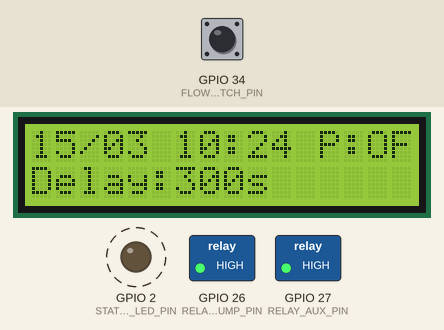
This sketch was run on a simulated ESP32. Parts: 16×2 character LCD, switched loads named in the sketch (green lamp = pin HIGH), output pins drawn as LEDs (lit = HIGH). Dashed ring = blinking. The test bench sets the inputs (shaded band); at power-on: GPIO 34 (FLOW_SWITCH_PIN) LOW. WiFi joins after 1.5 s; servers stay silent unless stated; the local clock reads 2024-03-15 10:24:30 at power-on unless the sketch sets it; EEPROM starts erased.

Above: at 2.37 s.
2.8 s: GPIO 34 (FLOW_SWITCH_PIN) pulled HIGH for 1 s
At 3.81 s:
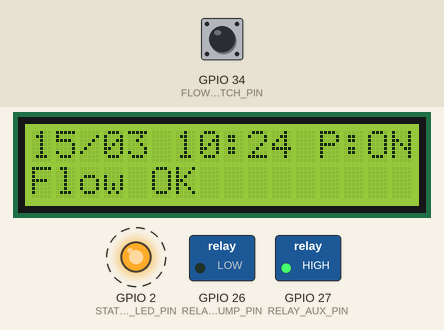
At 5.88 s:
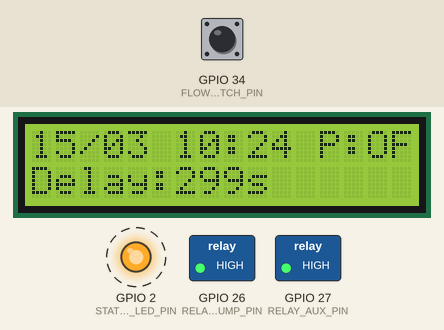
Timing chart, 0 to 10.4 s (numbered marks = the images above; inputs shaded):
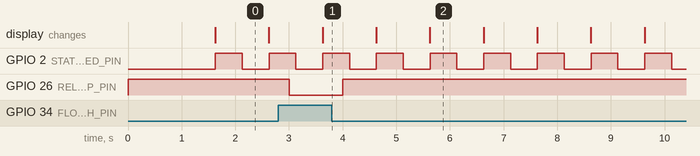

The sketch:

ESP32_WaterCheck_v1.ino
```cpp
#include <Arduino.h>
#include <WiFi.h>
#include <WiFiManager.h>
#include <esp_task_wdt.h>

#include "config.h"
#include "pinmap.h"
#include "global.h"
#include "Storage.h"
#include "Relay.h"
#include "FlowSwitch.h"
#include "LCDDisplay.h"
#include "TimeSync.h"
#include "MQTTClient.h"
#include "Dashboard.h"

AppSettings settings;
AppState state;

static uint32_t noFlowStartMs = 0;
static uint32_t lastBlinkMs = 0;
static uint32_t lastWifiOkMs = 0;

static void updateNetworkState() {
  if (WiFi.status() == WL_CONNECTED) {
    state.ip = WiFi.localIP().toString();
    state.rssi = WiFi.RSSI();
    lastWifiOkMs = millis();
  } else {
    state.ip = "0.0.0.0";
    state.rssi = 0;
    if (lastWifiOkMs > 0 && millis() - lastWifiOkMs > WIFI_RESTART_AFTER_MS) ESP.restart();
  }
}

static void updateControlLogic() {
  flowUpdate();

  if (state.flowOn) {
    state.counting = false;
    state.remainSec = 0;
    noFlowStartMs = 0;
    if (!state.pumpOn) setPump(true);
    return;
  }

  if (noFlowStartMs == 0) {
    noFlowStartMs = millis();
    state.counting = true;
    state.totalDelaySec = settings.delaySec;
    state.lastEvent = "Start delay countdown";
    setPump(false);
  }

  uint32_t elapsedSec = (millis() - noFlowStartMs) / 1000UL;
  if (elapsedSec >= settings.delaySec) {
    state.remainSec = 0;
    state.counting = false;
    state.lastEvent = "Delay complete: Pump ON";
    setPump(true);
    noFlowStartMs = millis();
    state.counting = true;
  } else {
    state.remainSec = settings.delaySec - elapsedSec;
  }
}

static void blinkStatus() {
  if (millis() - lastBlinkMs >= 500) {
    lastBlinkMs = millis();
    digitalWrite(STATUS_LED_PIN, !digitalRead(STATUS_LED_PIN));
  }
}

void setup() {
  Serial.begin(115200);
  pinMode(STATUS_LED_PIN, OUTPUT);
  digitalWrite(STATUS_LED_PIN, LOW);

  storageBegin();
  loadSettings();

  relayBegin();
  flowBegin();
  lcdBegin();

  WiFiManager wm;
  wm.setConfigPortalTimeout(180);
  bool ok = wm.autoConnect("WaterCheck_Setup");
  if (!ok) ESP.restart();
  lastWifiOkMs = millis();

  timeBegin();
  mqttBegin();
  dashboardBegin();

  state.lastEvent = "System started";
  setPump(true);
}

void loop() {
  updateNetworkState();
  timeUpdate();
  updateControlLogic();
  lcdUpdate();
  mqttLoop();
  dashboardLoop();
  blinkStatus();
  delay(2);
}
```

Dashboard.cpp
```cpp
#include <Arduino.h>
#include <WebServer.h>
#include <ArduinoJson.h>
#include "global.h"
#include "config.h"
#include "Storage.h"
#include "Relay.h"
#include "MQTTClient.h"
#include "Dashboard.h"

static WebServer server(80);
static bool isAuth() { return server.authenticate(settings.adminUser.c_str(), settings.adminPass.c_str()); }
static void requireAuth() { server.requestAuthentication(BASIC_AUTH, "ESP32 WaterCheck", "Login required"); }

static const char INDEX_HTML[] PROGMEM = R"rawliteral(
<!doctype html><html lang="th"><head><meta charset="utf-8"><meta name="viewport" content="width=device-width,initial-scale=1"><title>ระบบเช็คน้ำขาด</title><style>
body{font-family:Arial,'Noto Sans Thai',sans-serif;margin:0;background:#eef3f8;color:#14213d}.wrap{max-width:980px;margin:auto;padding:18px}.card{background:white;border-radius:16px;padding:18px;margin:12px 0;box-shadow:0 4px 18px #0001}.grid{display:grid;grid-template-columns:repeat(auto-fit,minmax(160px,1fr));gap:12px}.box{background:#f7fafc;border-radius:12px;padding:14px}.v{font-size:24px;font-weight:700}.ok{color:#16883f}.bad{color:#b00020}input,button{font-size:16px;padding:10px;border-radius:8px;border:1px solid #ccd}button{cursor:pointer;background:#1565c0;color:white;border:0}.row{display:flex;gap:8px;flex-wrap:wrap}label{display:block;margin-top:10px;font-weight:700}small{color:#555}</style></head><body><div class="wrap"><h1>ระบบเช็คน้ำขาด by ช่างหนึ่ง</h1><div class="card"><div class="grid"><div class="box">เวลา<div id="time" class="v">--</div></div><div class="box">Flow<div id="flow" class="v">--</div></div><div class="box">Pump<div id="pump" class="v">--</div></div><div class="box">Countdown<div id="remain" class="v">--</div></div><div class="box">MQTT<div id="mqtt" class="v">--</div></div><div class="box">WiFi<div id="wifi" class="v">--</div></div></div></div><div class="card"><h2>Config</h2><small>เมนูนี้มี Basic Auth: ค่าเริ่มต้น admin / 123456</small><label>Delay หลัง Flow หยุด (วินาที)</label><div class="row"><input id="delay" type="number" min="1" max="86400"><button onclick="saveDelay()">บันทึก Delay</button></div><h3>MQTT</h3><label>Server</label><input id="ms" placeholder="192.168.1.10"><label>Port</label><input id="mp" type="number" value="1883"><label>User</label><input id="mu"><label>Password</label><input id="mw" type="password"><label>Base Topic</label><input id="mt" value="watercheck"><br><br><button onclick="saveMqtt()">บันทึก MQTT</button><button onclick="cmd('PUMP_ON')">Pump ON</button><button onclick="cmd('PUMP_OFF')">Pump OFF</button><button onclick="restart()">Restart</button></div></div><script>
async function j(u,o){let r=await fetch(u,o);if(!r.ok)throw new Error(r.status);return await r.json()}async function update(){try{let s=await j('/api/status');time.textContent=s.date+' '+s.time;flow.textContent=s.flow?'ON':'OFF';flow.className='v '+(s.flow?'ok':'bad');pump.textContent=s.pump?'ON':'OFF';pump.className='v '+(s.pump?'ok':'bad');remain.textContent=s.counting?s.remain+' s':'Ready';mqtt.textContent=s.mqtt?'Online':'Offline';wifi.textContent=s.rssi+' dBm';delay.value=s.delay;ms.value=s.mqttServer;mp.value=s.mqttPort;mu.value=s.mqttUser;mt.value=s.mqttTopic;}catch(e){console.log(e)}}async function saveDelay(){await j('/api/config/delay',{method:'POST',headers:{'Content-Type':'application/json'},body:JSON.stringify({delay:Number(delay.value)})});update()}async function saveMqtt(){await j('/api/config/mqtt',{method:'POST',headers:{'Content-Type':'application/json'},body:JSON.stringify({server:ms.value,port:Number(mp.value),user:mu.value,pass:mw.value,topic:mt.value})});update()}async function cmd(c){await j('/api/cmd',{method:'POST',headers:{'Content-Type':'application/json'},body:JSON.stringify({cmd:c})});update()}async function restart(){await fetch('/api/restart',{method:'POST'})}setInterval(update,1000);update();
</script></body></html>
)rawliteral";

static void sendStatus() {
  StaticJsonDocument<512> doc;
  doc["flow"] = state.flowOn; doc["pump"] = state.pumpOn; doc["aux"] = state.auxOn;
  doc["counting"] = state.counting; doc["remain"] = state.remainSec; doc["delay"] = settings.delaySec;
  doc["time"] = state.timeText; doc["date"] = state.dateText; doc["ip"] = state.ip; doc["rssi"] = state.rssi;
  doc["mqtt"] = state.mqttConnected; doc["mqttServer"] = settings.mqttServer; doc["mqttPort"] = settings.mqttPort;
  doc["mqttUser"] = settings.mqttUser; doc["mqttTopic"] = settings.mqttBaseTopic; doc["lastEvent"] = state.lastEvent;
  String out; serializeJson(doc, out); server.send(200, "application/json", out);
}

static bool parseJson(StaticJsonDocument<512>& doc) {
  if (!server.hasArg("plain")) return false;
  return deserializeJson(doc, server.arg("plain")) == DeserializationError::Ok;
}

void dashboardBegin() {
  server.on("/", HTTP_GET, [](){ server.send_P(200, "text/html; charset=utf-8", INDEX_HTML); });
  server.on("/api/status", HTTP_GET, sendStatus);
  server.on("/api/config/delay", HTTP_POST, [](){ if(!isAuth()){requireAuth();return;} StaticJsonDocument<512> doc; if(!parseJson(doc)){server.send(400,"application/json","{\"ok\":false}");return;} saveDelay(doc["delay"] | DEFAULT_DELAY_SEC); server.send(200,"application/json","{\"ok\":true}"); });
  server.on("/api/config/mqtt", HTTP_POST, [](){ if(!isAuth()){requireAuth();return;} StaticJsonDocument<512> doc; if(!parseJson(doc)){server.send(400,"application/json","{\"ok\":false}");return;} saveMqtt(doc["server"] | "", doc["port"] | MQTT_DEFAULT_PORT, doc["user"] | "", doc["pass"] | "", doc["topic"] | MQTT_BASE_TOPIC_DEFAULT); mqttBegin(); server.send(200,"application/json","{\"ok\":true}"); });
  server.on("/api/cmd", HTTP_POST, [](){ if(!isAuth()){requireAuth();return;} StaticJsonDocument<512> doc; if(!parseJson(doc)){server.send(400,"application/json","{\"ok\":false}");return;} String cmd=doc["cmd"]|""; if(cmd=="PUMP_ON")setPump(true); else if(cmd=="PUMP_OFF")setPump(false); else if(cmd=="AUX_ON")setAux(true); else if(cmd=="AUX_OFF")setAux(false); server.send(200,"application/json","{\"ok\":true}"); });
  server.on("/api/restart", HTTP_POST, [](){ if(!isAuth()){requireAuth();return;} server.send(200,"application/json","{\"ok\":true}"); delay(300); ESP.restart(); });
  server.begin();
}

void dashboardLoop() { server.handleClient(); }
```

Dashboard.h
```cpp
#ifndef DASHBOARD_H
#define DASHBOARD_H
void dashboardBegin();
void dashboardLoop();
#endif
```

FlowSwitch.cpp
```cpp
#include <Arduino.h>
#include "pinmap.h"
#include "config.h"
#include "global.h"
#include "FlowSwitch.h"

static bool lastRaw = false;
static bool stable = false;
static uint32_t lastChange = 0;

void flowBegin() {
  pinMode(FLOW_SWITCH_PIN, INPUT);
  lastRaw = digitalRead(FLOW_SWITCH_PIN) == HIGH;
  stable = lastRaw;
  state.flowOn = stable;
}

bool flowUpdate() {
  bool raw = digitalRead(FLOW_SWITCH_PIN) == HIGH;
  uint32_t now = millis();
  if (raw != lastRaw) {
    lastRaw = raw;
    lastChange = now;
  }
  if ((now - lastChange) >= FLOW_DEBOUNCE_MS && stable != raw) {
    stable = raw;
    state.flowOn = stable;
    state.lastEvent = stable ? "Flow ON" : "Flow OFF";
    return true;
  }
  return false;
}
```

FlowSwitch.h
```cpp
#ifndef FLOWSWITCH_H
#define FLOWSWITCH_H
void flowBegin();
bool flowUpdate();
#endif
```

MQTTClient.cpp
```cpp
#include <Arduino.h>
#include <WiFi.h>
#include <PubSubClient.h>
#include <ArduinoJson.h>
#include "global.h"
#include "config.h"
#include "Relay.h"
#include "Storage.h"
#include "MQTTClient.h"

static WiFiClient espClient;
static PubSubClient mqtt(espClient);
static uint32_t lastReconnect = 0;
static uint32_t lastPublish = 0;

static String topic(const String& suffix) { return settings.mqttBaseTopic + "/" + suffix; }

static void callback(char* topicIn, byte* payload, unsigned int length) {
  String msg;
  for (unsigned int i=0; i<length; i++) msg += (char)payload[i];
  msg.trim();
  if (msg == "PUMP_ON") setPump(true);
  else if (msg == "PUMP_OFF") setPump(false);
  else if (msg == "AUX_ON") setAux(true);
  else if (msg == "AUX_OFF") setAux(false);
  else if (msg.startsWith("DELAY:")) saveDelay(msg.substring(6).toInt());
  else if (msg == "RESTART") ESP.restart();
}

void mqttBegin() {
  if (!settings.mqttServer.length()) return;
  mqtt.setServer(settings.mqttServer.c_str(), settings.mqttPort);
  mqtt.setCallback(callback);
}

static void reconnect() {
  if (!settings.mqttServer.length() || WiFi.status() != WL_CONNECTED) return;
  if (mqtt.connected()) return;
  if (millis() - lastReconnect < MQTT_RECONNECT_MS) return;
  lastReconnect = millis();
  String clientId = String(MQTT_CLIENT_PREFIX) + String((uint32_t)ESP.getEfuseMac(), HEX);
  bool ok = settings.mqttUser.length() ? mqtt.connect(clientId.c_str(), settings.mqttUser.c_str(), settings.mqttPass.c_str(), topic("status").c_str(), 0, true, "offline") : mqtt.connect(clientId.c_str(), topic("status").c_str(), 0, true, "offline");
  if (ok) {
    mqtt.publish(topic("status").c_str(), "online", true);
    mqtt.subscribe(topic("cmd").c_str());
  }
}

void mqttPublishNow() {
  if (!mqtt.connected()) return;
  StaticJsonDocument<256> doc;
  doc["flow"] = state.flowOn;
  doc["pump"] = state.pumpOn;
  doc["aux"] = state.auxOn;
  doc["counting"] = state.counting;
  doc["remain"] = state.remainSec;
  doc["time"] = state.dateText + " " + state.timeText;
  doc["ip"] = state.ip;
  doc["rssi"] = state.rssi;
  char buf[256];
  serializeJson(doc, buf);
  mqtt.publish(topic("telemetry").c_str(), buf, true);
}

void mqttLoop() {
  reconnect();
  state.mqttConnected = mqtt.connected();
  if (mqtt.connected()) mqtt.loop();
  if (millis() - lastPublish >= MQTT_PUBLISH_MS) {
    lastPublish = millis();
    mqttPublishNow();
  }
}
```

MQTTClient.h
```cpp
#ifndef MQTTCLIENT_H
#define MQTTCLIENT_H
void mqttBegin();
void mqttLoop();
void mqttPublishNow();
#endif
```

Relay.cpp
```cpp
#include <Arduino.h>
#include "pinmap.h"
#include "config.h"
#include "global.h"
#include "Relay.h"

static void writeRelay(uint8_t pin, bool on) {
#if RELAY_ACTIVE_LOW
  digitalWrite(pin, on ? LOW : HIGH);
#else
  digitalWrite(pin, on ? HIGH : LOW);
#endif
}

void relayBegin() {
  pinMode(RELAY_PUMP_PIN, OUTPUT);
  pinMode(RELAY_AUX_PIN, OUTPUT);
  setPump(false);
  setAux(false);
}

void setPump(bool on) {
  state.pumpOn = on;
  writeRelay(RELAY_PUMP_PIN, on);
}

void setAux(bool on) {
  state.auxOn = on;
  writeRelay(RELAY_AUX_PIN, on);
}
```

Relay.h
```cpp
#ifndef RELAY_H
#define RELAY_H
void relayBegin();
void setPump(bool on);
void setAux(bool on);
#endif
```

Storage.cpp
```cpp
#include "Storage.h"
#include "config.h"
#include <Preferences.h>

static Preferences prefs;

void storageBegin() { prefs.begin("watercheck", false); }

void loadSettings() {
  settings.delaySec = prefs.getUInt("delay", DEFAULT_DELAY_SEC);
  if (settings.delaySec < MIN_DELAY_SEC || settings.delaySec > MAX_DELAY_SEC) settings.delaySec = DEFAULT_DELAY_SEC;
  settings.mqttServer = prefs.getString("mqttSrv", "");
  settings.mqttPort = prefs.getUShort("mqttPort", MQTT_DEFAULT_PORT);
  settings.mqttUser = prefs.getString("mqttUser", "");
  settings.mqttPass = prefs.getString("mqttPass", "");
  settings.mqttBaseTopic = prefs.getString("mqttTopic", MQTT_BASE_TOPIC_DEFAULT);
  settings.adminUser = prefs.getString("admUser", ADMIN_USER_DEFAULT);
  settings.adminPass = prefs.getString("admPass", ADMIN_PASS_DEFAULT);
}

void saveDelay(uint32_t delaySec) {
  if (delaySec < MIN_DELAY_SEC) delaySec = MIN_DELAY_SEC;
  if (delaySec > MAX_DELAY_SEC) delaySec = MAX_DELAY_SEC;
  settings.delaySec = delaySec;
  prefs.putUInt("delay", delaySec);
}

void saveMqtt(const String& server, uint16_t port, const String& user, const String& pass, const String& topic) {
  settings.mqttServer = server;
  settings.mqttPort = port == 0 ? MQTT_DEFAULT_PORT : port;
  settings.mqttUser = user;
  settings.mqttPass = pass;
  settings.mqttBaseTopic = topic.length() ? topic : MQTT_BASE_TOPIC_DEFAULT;
  prefs.putString("mqttSrv", settings.mqttServer);
  prefs.putUShort("mqttPort", settings.mqttPort);
  prefs.putString("mqttUser", settings.mqttUser);
  prefs.putString("mqttPass", settings.mqttPass);
  prefs.putString("mqttTopic", settings.mqttBaseTopic);
}

void saveAdmin(const String& user, const String& pass) {
  settings.adminUser = user.length() ? user : ADMIN_USER_DEFAULT;
  settings.adminPass = pass.length() ? pass : ADMIN_PASS_DEFAULT;
  prefs.putString("admUser", settings.adminUser);
  prefs.putString("admPass", settings.adminPass);
}

void factoryResetSettings() {
  prefs.clear();
  loadSettings();
}
```

Storage.h
```cpp
#ifndef STORAGE_H
#define STORAGE_H
#include <Arduino.h>
#include "global.h"

void storageBegin();
void loadSettings();
void saveDelay(uint32_t delaySec);
void saveMqtt(const String& server, uint16_t port, const String& user, const String& pass, const String& topic);
void saveAdmin(const String& user, const String& pass);
void factoryResetSettings();

#endif
```

TimeSync.cpp
```cpp
#include <Arduino.h>
#include <time.h>
#include "config.h"
#include "global.h"
#include "TimeSync.h"

void timeBegin() {
  configTime(GMT_OFFSET_SEC, DAYLIGHT_OFFSET_SEC, NTP_SERVER_PRIMARY, NTP_SERVER_FALLBACK);
}

void timeUpdate() {
  static uint32_t last = 0;
  if (millis() - last < 1000) return;
  last = millis();

  struct tm timeinfo;
  if (getLocalTime(&timeinfo, 20)) {
    char tbuf[9];
    char dbuf[11];
    strftime(tbuf, sizeof(tbuf), "%H:%M:%S", &timeinfo);
    strftime(dbuf, sizeof(dbuf), "%d/%m/%Y", &timeinfo);
    state.timeText = String(tbuf);
    state.dateText = String(dbuf);
  } else {
    state.timeText = "--:--:--";
    state.dateText = "--/--/----";
  }
}
```

TimeSync.h
```cpp
#ifndef TIMESYNC_H
#define TIMESYNC_H
void timeBegin();
void timeUpdate();
#endif
```

global.h
```cpp
#ifndef GLOBAL_H
#define GLOBAL_H

#include <Arduino.h>

struct AppSettings {
  uint32_t delaySec;
  String mqttServer;
  uint16_t mqttPort;
  String mqttUser;
  String mqttPass;
  String mqttBaseTopic;
  String adminUser;
  String adminPass;
};

struct AppState {
  bool flowOn;
  bool pumpOn;
  bool auxOn;
  bool counting;
  uint32_t remainSec;
  uint32_t totalDelaySec;
  String timeText;
  String dateText;
  String ip;
  int rssi;
  bool mqttConnected;
  String lastEvent;
};

extern AppSettings settings;
extern AppState state;

#endif
```

pinmap.h
```cpp
#ifndef PINMAP_H
#define PINMAP_H

#define FLOW_SWITCH_PIN   34
#define RELAY_PUMP_PIN    26
#define RELAY_AUX_PIN     27
#define LCD_SDA_PIN       21
#define LCD_SCL_PIN       22
#define STATUS_LED_PIN    2

#endif
```

config.h
```cpp
#ifndef CONFIG_H
#define CONFIG_H

#define DASHBOARD_TITLE "ระบบเช็คน้ำขาด by ช่างหนึ่ง"

#define ADMIN_USER_DEFAULT "admin"
#define ADMIN_PASS_DEFAULT "123456"

#define NTP_SERVER_PRIMARY "time.nimt.or.th"
#define NTP_SERVER_FALLBACK "pool.ntp.org"
#define GMT_OFFSET_SEC 25200
#define DAYLIGHT_OFFSET_SEC 0

#define DEFAULT_DELAY_SEC 300UL
#define MIN_DELAY_SEC 1UL
#define MAX_DELAY_SEC 86400UL

#define MQTT_DEFAULT_PORT 1883
#define MQTT_CLIENT_PREFIX "ESP32WaterCheck-"
#define MQTT_BASE_TOPIC_DEFAULT "watercheck"

#define FLOW_DEBOUNCE_MS 200UL
#define LCD_UPDATE_MS 1000UL
#define MQTT_PUBLISH_MS 5000UL
#define DASHBOARD_UPDATE_MS 1000UL
#define MQTT_RECONNECT_MS 5000UL
#define WIFI_RESTART_AFTER_MS 300000UL

#define RELAY_ACTIVE_LOW 1

#endif
```

LCDDisplay.cpp
```cpp
#include <Arduino.h>
#include <Wire.h>
#include <LiquidCrystal_I2C.h>
#include "pinmap.h"
#include "config.h"
#include "global.h"
#include "LCDDisplay.h"

static LiquidCrystal_I2C lcd(0x27, 16, 2);
static uint32_t lastLcd = 0;

static String fit16(const String& s) {
  if (s.length() >= 16) return s.substring(0, 16);
  String out = s;
  while (out.length() < 16) out += " ";
  return out;
}

void lcdBegin() {
  Wire.begin(LCD_SDA_PIN, LCD_SCL_PIN);
  lcd.init();
  lcd.backlight();
  lcd.setCursor(0,0);
  lcd.print("WaterCheck Ready");
  lcd.setCursor(0,1);
  lcd.print("Starting...");
}

void lcdUpdate() {
  uint32_t now = millis();
  if (now - lastLcd < LCD_UPDATE_MS) return;
  lastLcd = now;

  String line1 = state.dateText.substring(0,5) + " " + state.timeText.substring(0,5) + " P:" + (state.pumpOn ? "ON" : "OF");
  String line2 = state.counting ? ("Delay:" + String(state.remainSec) + "s") : (state.flowOn ? "Flow OK" : "No Flow");
  lcd.setCursor(0,0); lcd.print(fit16(line1));
  lcd.setCursor(0,1); lcd.print(fit16(line2));
}
```

LCDDisplay.h
```cpp
#ifndef LCDDISPLAY_H
#define LCDDISPLAY_H
void lcdBegin();
void lcdUpdate();
#endif
```

Measured:
- after the input at 2.8 s, GPIO 26 (RELAY_PUMP_PIN): HIGH → LOW after 0.20 s, → HIGH 1.0 s later; the display: changes after 0.83 s (image 1)
- by itself, GPIO 2 (STATUS_LED_PIN): alternates HIGH for 0.50 s and LOW for 0.50 s
- what the display in image 0 shows lasts 1.0 s, from 1.6 s to 2.6 s
